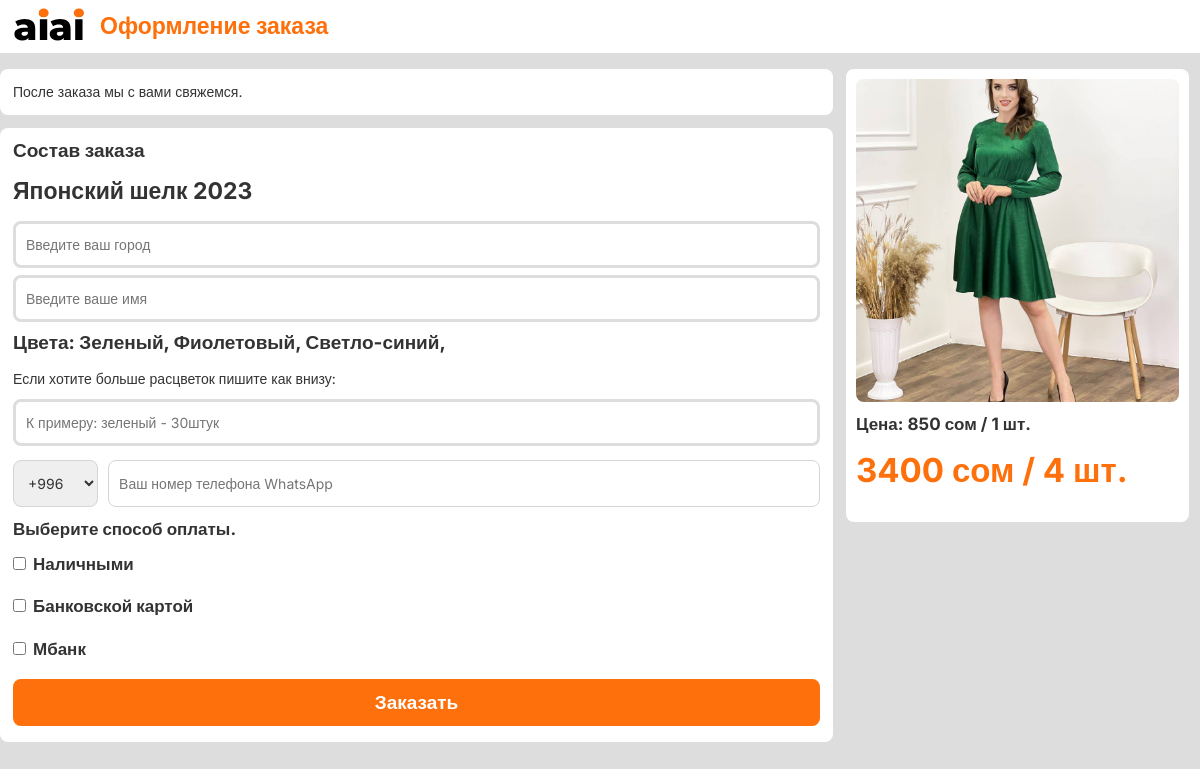
The app's page /order/9/ with its own data.
### core/models.py (models this page shows, shortened)
class Products(models.Model):
    title = models.CharField(max_length=255, null=True, blank=True)
    price = models.IntegerField()
    color = models.CharField(max_length=100, null=True, blank=True)
    tekstil = models.CharField(max_length=155, null=True, blank=True)
    fixed__price__i = 4
    colors = models.ManyToManyField(ColorK, related_name='colors')
    discount = models.IntegerField(null=True)
    created_at = models.DateTimeField(
        auto_now_add=True,
        null=True,
    )
    picture = models.FileField(
        upload_to="product_image",
        blank=True,
        verbose_name="Картинки товаров"
    )

class ColorK(models.Model):
    name = models.CharField(max_length=255, verbose_name="Название", null=True)
    picture = models.ImageField(upload_to="product__image", blank=True, verbose_name="Картинка цветов", db_index=True)

### core/views.py (the view, shortened to what this page needs)
# urls.py: path('order/<int:id>/', createOrder, name="orders"),
def createOrder(request, id):
    order = Order.objects.all()
    product = get_object_or_404(Products, id=id)
    colors = ColorK.objects.all()
    codep = CodeP.objects.all()
    context = {
                "order": order,
                "product": product,
                "colors": colors,
                "codep": codep,
            }
    if request.method == "GET":
        return render(request, 'cart.html', context=context)

### core/templates/cart.html (shortened to what this page needs)
{% load static %}
<!DOCTYPE html>
<html lang="en">
<head>
    <link rel="stylesheet" href="{% static 'style.css' %}">
    <link href="https://cdn.jsdelivr.net/npm/bootstrap@5.3.0-alpha1/dist/css/bootstrap.min.css" rel="stylesheet">
    <link rel="stylesheet" href="https://maxcdn.bootstrapcdn.com/bootstrap/3.3.7/css/bootstrap.min.css">
</head>
<body class="gray">
    <div class="pc">
        <div class="navbar__cart">
            <div class="container__mine">
                <div class="navbar__cart__logo">
                    <a href="{% url 'main' %}"><img src="{% static 'svg/logo.svg' %}" class="cart__logo"></a>
                    <span class="navbar__cart__title">Оформление заказа</span>
                </div>
            </div>
        </div>
        <div class="cart">
            <div class="container__mine">
                <div class="d-f">
                    <div class="block__info">
                        <div class="approach__for__pay"><form>После заказа мы с вами свяжемся.</form></div>
                        <div class="info__product">
                            <h3 class="info__product__title">Состав заказа</h3>
                            <form method="POST">
                                <input type="text" class="form__input" name="productChoosed" value="{{product.title}}" readonly>
                                <div class="information">
                                    <input type="text" class="address__input" placeholder="Введите ваш город" name="cityAddress">
                                    <input type="text" class="address__input" placeholder="Введите ваше имя" name="name">
                                    <div class="colorsItem">Цвета: {% for v in product.colors.all %}{{v.name}}, {% endfor %}</div>
                                    <div class="mb-3">Если хотите больше расцветок пишите как внизу: </div>
                                    <input type="text" class="address__input" placeholder="К примеру: зеленый - 30штук" name="colorsValue">
                                <div class="phone__code__address">
                                    <select class="country__prefix" name="phoneCode" id="phone__code">
                                        {% for k in codep %}
                                            <option>{{k.code}}</option>
                                        {% endfor %}
                                    </select>
                                    <input type="tel" class="phone__number" placeholder="Ваш номер телефона WhatsApp" id="phone_number" name="phoneNumber">
                                </div>
                                </div>
                                <div class="paymentMethods">
                                    <h3 class="paymentMethods__title">Выберите способ оплаты.</h3>
                                    <div class="paymentMethods__item">
                                        <input name="cashMethod" type="checkbox"><label>Наличными</label>
                                    </div>
                                    <div class="paymentMethods__item">
                                        <input name="bankCartMethod" type="checkbox"><label>Банковской картой</label>
                                    </div>
                                    <div class="paymentMethods__item">
                                        <input name="mbank" type="checkbox"><label>Мбанк</label>
                                    </div>
                                </div>
                                <button class="uni-btn">Заказать</button>
                        </div>
                    </div>
                    <div class="info__product__final">
                        <img src="{{product.picture.url}}" class="info__product__final__img">
                        <span class="infoPrice">Цена: {{product.price}} сом / 1 шт.</span>
                        <span class="info__product__final__price">
                            <input type="text" name="total" class="resultPrice" value="{{ product.price|add:product.price|add:product.price|add:product.price }} сом / 4 шт." readonly>
                        </span>
                    </div>
                </div>
            </div>
        </div>
    </div>
</body>
</html>

### core/static/style.css (style rules this page uses)
* { margin: 0; padding: 0; box-sizing: border-box; font-family: 'Inter', sans-serif; }
.container__mine { max-width: 1200px; margin: 0 auto; }
input { outline: none; transition-duration: 0.3s; }
input[type="checkbox"]:after { position: absolute; font-family: "Font Awesome 5 Free"; font-weight: 400; content: "\f111"; font-size: 18px; color: #478bfb; right: 10px; top: -5px; }
.phone__number { width: 100%; height: 47px; border-radius: 8px; border: 1px solid #d5d5d5; padding-left: 10px; transition-duration: 0.3s; }
.country__prefix { width: 95px; height: 47px; margin-right: 10px; border: 1px solid #d5d5d5; border-radius: 8px; padding-left: 10px; transition-duration: 0.3s; }
.navbar__cart__logo { display: flex; align-items: center; padding: 3px 0px 3px 0px; }
.cart__logo { width: 100px; }
.gray { background-color: #ddd; margin: 0; padding: 0; }
.navbar__cart { background-color: white; }
.navbar__cart__title { font-weight: 700; font-size: 23px; color: #FE700B; }
.approach__for__pay { margin-top: 13px; width: 833px; height: auto; border-radius: 8px; background-color: white; padding: 13px; }
.info__product { margin-top: 13px; margin-bottom: 13px; width: 833px; height: auto; border-radius: 8px; background-color: white; padding: 13px; }
.address__input { width: 100%; height: 47px; margin-bottom: 7px; padding-left: 10px; border-radius: 8px; border: 3px solid #ddd; }
.cart { margin-top: 3px; }
.phone__code__address { display: flex; margin-top: 7px; }
.info__product__title { margin: 0; padding: 0; font-weight: 700; font-size: 19px; }
.form__input { width: 100%; height: auto; font-size: 23px; margin: 13px auto; font-weight: 700; border: none; cursor: default; }
.d-f { display: flex; }
.uni-btn { width: 100%; height: 47px; border: none; margin: 13px 0px 3px 0px; border-radius: 8px; font-weight: 700; font-size: 19px; background-color: #FE700B; color: white; }
.info__product__final { width: 100%; height: 453px; background: white; margin: 13px; border-radius: 8px; padding: 10px 10px 10px 10px; }
.info__product__final__img { width: 323px; height: 323px; object-fit: cover; border-radius: 8px; margin-bottom: 10px; }
.info__product__final__price { font-size: 33px; font-weight: 700; color: #FE700B; }
.resultPrice { width: 300px; border: none; }
.paymentMethods { display: flex; flex-direction: column; row-gap: 13px; margin-top: 13px; }
.paymentMethods__item label { margin-left: 7px; font-size: 17px; }
.infoPrice { font-weight: 700; font-size: 17px; margin-top: 13px; }
.paymentMethods__title { font-weight: 700; font-size: 17px; margin-bottom: 0px; margin-top: 0px; }
.colorsItem { font-weight: 700; font-size: 19px; margin-bottom: 13px; }

### records on screen
Products: productChoosed "Японский шелк 2023", picture (picture), price "850", total "3400 сом / 4 шт."
ColorK: name "Зеленый"
ColorK: name "Фиолетовый"
ColorK: name "Светло-синий"

### other values on screen
form field phoneCode "+996"
